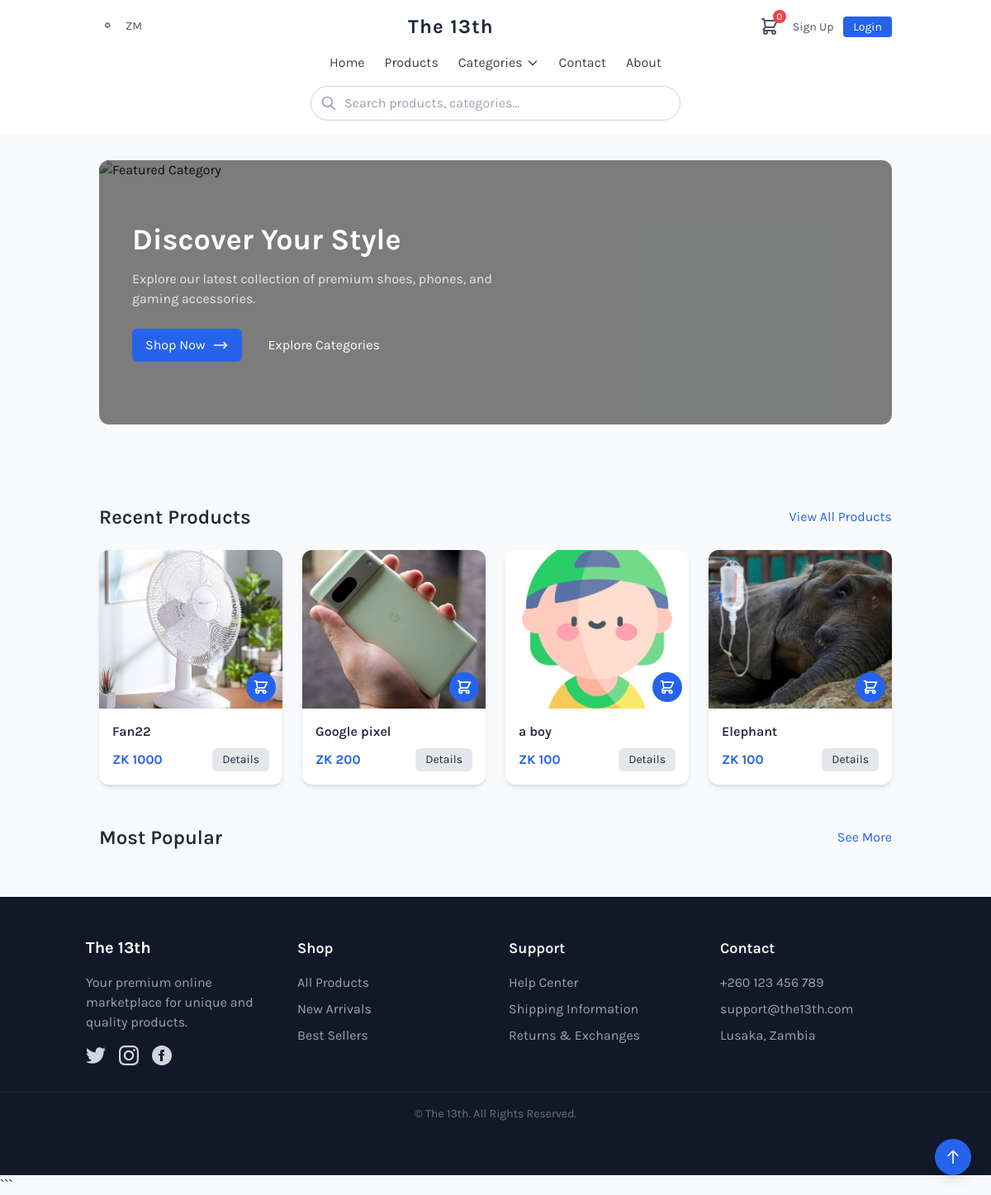
The page / on the database its author committed.
### store/models.py (models this page shows, shortened)
class Product(models.Model):
    DRAFT = 'draft'
    WAITING_APPROVAL = 'awaitingapproval'
    ACTIVE = 'active'
    DELETED = 'deleted'
    STATUS_CHOICES = (
        (DRAFT, 'Draft'),
        (WAITING_APPROVAL,'Awaitng Approval'),
        (ACTIVE, 'Active'),
        (DELETED, 'Deleted'),
    )
    user = models.ForeignKey(User, related_name='products', on_delete=models.CASCADE)
    category = models.ForeignKey(Category, related_name='products', on_delete=models.CASCADE)
    title = models.CharField(max_length=50)
    slug = models.SlugField(max_length=50)
    description = models.TextField(blank=True)
    image = models.ImageField(upload_to='uploads/product_images', blank=True, null=True)
    thumbnails = models.ImageField(upload_to='uploads/product_images/thumbnails/', blank=True,null=True)
    price = models.IntegerField()
    created_at = models.DateTimeField(auto_now_add=True)
    update_at = models.DateTimeField(auto_now=True)
    status = models.CharField(max_length=50,choices=STATUS_CHOICES,default=ACTIVE)

### core/views.py (the view)
# urls.py: 2. Add a URL to urlpatterns:  path('', views.home, name='home')
def home(request):
    products  = Product.objects.all()
    return render(request, 'core/landingpage.html',{'products':products})

### store/cart.py (called while the page is built)
    def __len__(self):
        return sum(item['quantity'] for item in self.cart.values())

### store/context_processors.py (called while the page is built)
def cart(request):
    return {'cart':Cart(request)}

### store/templatetags/menu.py (called while the page is built)
@register.inclusion_tag('core/menu.html')
def menu():
    categories = Category.objects.all()
    return {'categories':categories}

### core/templates/core/landingpage.html (shortened to what this page needs)
{% extends "core/base.html" %}
{% block content %}
<main class="bg-gray-50 min-h-screen">
    <div class="container mx-auto px-4 sm:px-6 lg:px-8 py-8">
        <section class="relative mb-12 group">
            <div class="h-64 lg:h-80 rounded-xl overflow-hidden relative">
                <img src="https://images.unsplash.com/photo-1577655197620-704858b270ac?ixlib=rb-1.2.1&ixid=eyJhcHBfaWQiOjEyMDd9&auto=format&fit=crop&w=1280&q=144"
                     alt="Featured Category"
                     class="w-full h-full object-cover absolute inset-0 transition-transform duration-300 group-hover:scale-105">
                <div class="absolute inset-0 bg-black bg-opacity-50 flex items-center">
                    <div class="px-6 md:px-10 max-w-xl">
                        <h2 class="text-3xl md:text-4xl text-white font-bold mb-4">Discover Your Style</h2>
                        <p class="text-gray-200 mb-6 text-sm md:text-base">Explore our latest collection of premium shoes, phones, and gaming accessories.</p>
                        <div class="flex space-x-4">
                            <a href="#" class="flex items-center bg-blue-600 text-white px-4 py-2 rounded-md hover:bg-blue-700 transition duration-300">
                                <span>Shop Now</span>
                                <svg class="h-5 w-5 ml-2" fill="none" stroke-linecap="round" stroke-linejoin="round" stroke-width="2" viewBox="0 0 24 24" stroke="currentColor">
                                    <path d="M17 8l4 4m0 0l-4 4m4-4H3"></path>
                                </svg>
                            </a>
                            <a href="#categories" class="flex items-center bg-white/20 text-white px-4 py-2 rounded-md hover:bg-white/30 transition duration-300">
                                Explore Categories
                            </a>
                        </div>
                    </div>
                </div>
            </div>
        </section>
        <section class="mb-12">
            <div class="flex justify-between items-center mb-6">
                <h3 class="text-2xl font-semibold text-gray-800">Recent Products</h3>
                <a href="" class="text-blue-600 hover:text-blue-800 transition">
                    View All Products
                </a>
            </div>
            <div class="grid grid-cols-2 md:grid-cols-4 gap-6">
                {% for product in products|slice:":4" %}
                <div class="bg-white rounded-xl shadow-md overflow-hidden transform transition duration-300 hover:-translate-y-2">
                    {% if product.image %}
                    <div class="h-48 bg-cover bg-center relative" style="background-image: url('{{ product.image.url }}')">
                        <button class="absolute bottom-2 right-2 p-2 bg-blue-600 text-white rounded-full hover:bg-blue-700 transition">
                            <svg class="h-5 w-5" fill="none" stroke-linecap="round" stroke-linejoin="round" stroke-width="2" viewBox="0 0 24 24" stroke="currentColor">
                                <path d="M3 3h2l.4 2M7 13h10l4-8H5.4M7 13L5.4 5M7 13l-2.293 2.293c-.63.63-.184 1.707.707 1.707H17m0 0a2 2 0 100 4 2 2 0 000-4zm-8 2a2 2 0 11-4 0 2 2 0 014 0z"></path>
                            </svg>
                        </button>
                    </div>
                    {% endif %}
                    <div class="p-4">
                        <h3 class="font-semibold text-gray-800 mb-2">{{ product.title }}</h3>
                        <div class="flex justify-between items-center">
                            <span class="text-blue-600 font-bold">ZK {{ product.price }}</span>
                            <a href="{% url 'product_detail' product.category.slug product.slug %}"
                               class="bg-gray-200 text-gray-800 px-3 py-1 rounded-md text-sm hover:bg-gray-300 transition">
                                Details
                            </a>
                        </div>
                    </div>
                </div>
                {% endfor %}
            </div>
        </section>
        <section>
            <div class="flex justify-between items-center mb-6">
                <h3 class="text-2xl font-semibold text-gray-800">Most Popular</h3>
                <a href="" class="text-blue-600 hover:text-blue-800 transition">
                    See More
                </a>
            </div>
        </section>
    </div>
</main>
{% endblock content %}

### core/templates/core/base.html (style rules this page uses)
:root { --primary-color: #3d68ff; --secondary-color: #1947ee; }
body { font-family: 'Karla', sans-serif; }

### rows shown on the page
Product: image (picture), title "Fan22", price "1000"
Product: image (picture), title "Google pixel", price "200"
Product: image (picture), title "a boy", price "100"
Product: image (picture), title "Elephant", price "100"

### other values the page prints
{{ cart|length }} "0"
